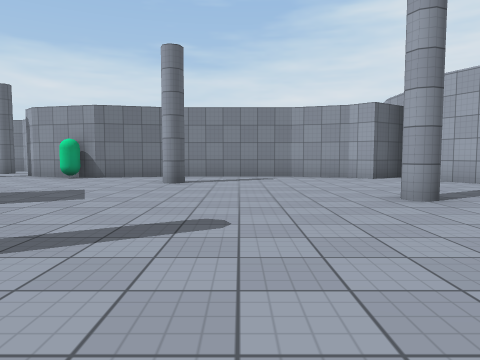
View 1 (above)

17 first-person views from a walk through a 3-D level made in the Unity game engine. The camera is 1.2 m above the floor, tilts 4° down and sees 70° across. The floor is counted in squares, 2 m on a side. Each view is taken from the middle of a square. On the plan, view 1 faces up. The plan holds only what a view shows up to about 10 squares ahead; the rest is blank. The place goes on beyond the plan. The player character is not drawn. Surface patterns are stand-ins for the level's own textures.

View 2
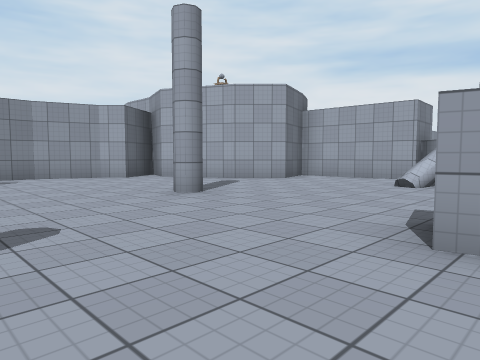

View 3
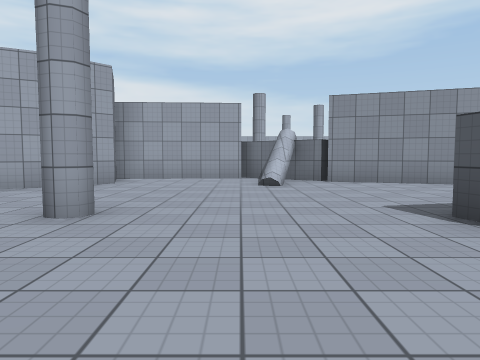

View 4
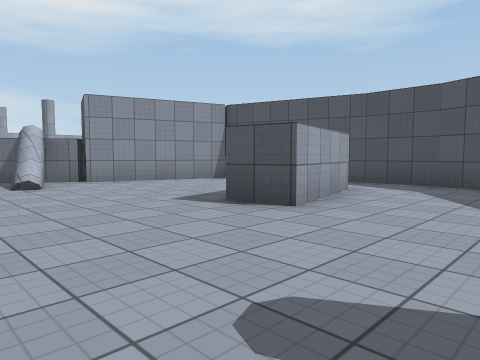

View 5
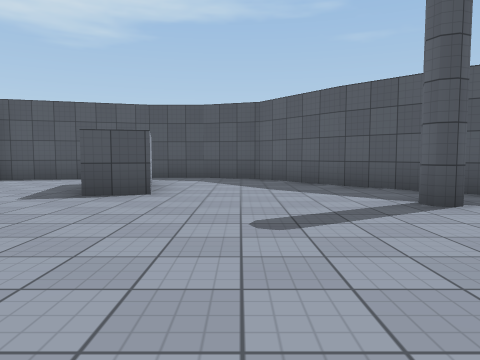

View 6
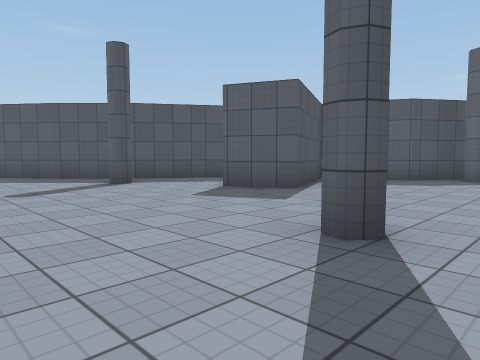

View 7
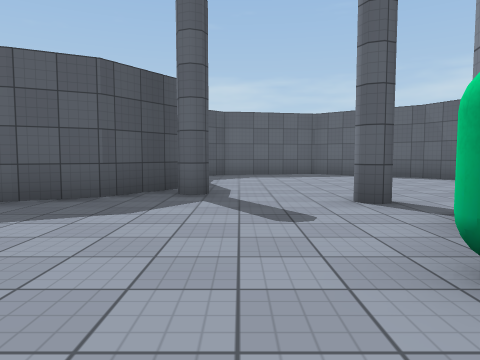

View 8
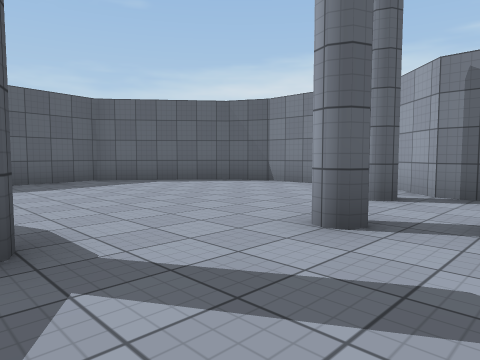

View 9
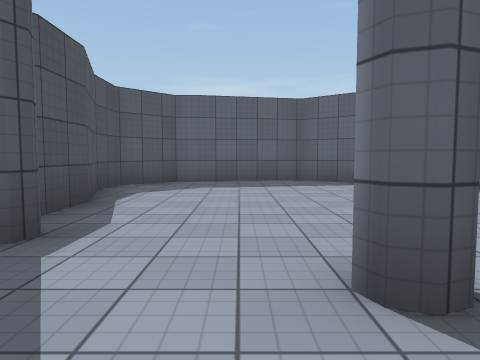

View 10
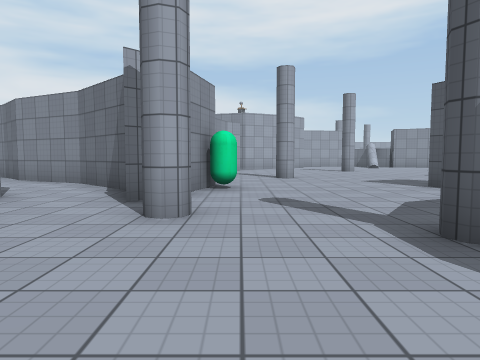

View 11
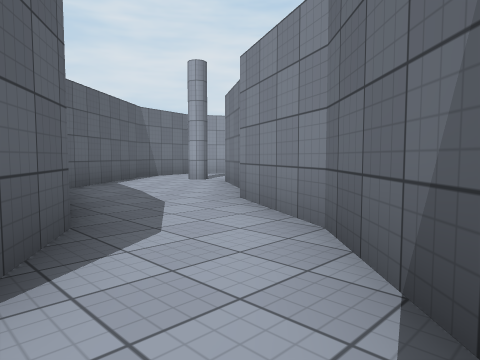

View 12
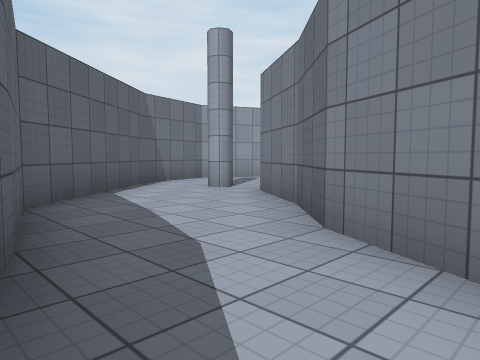

View 13
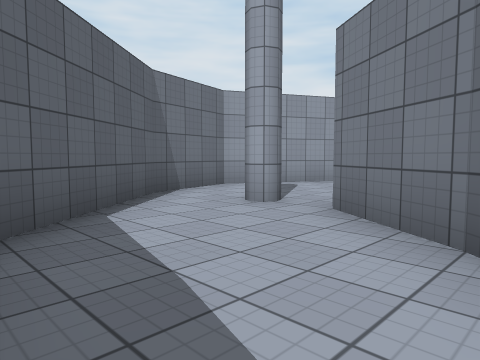

View 14
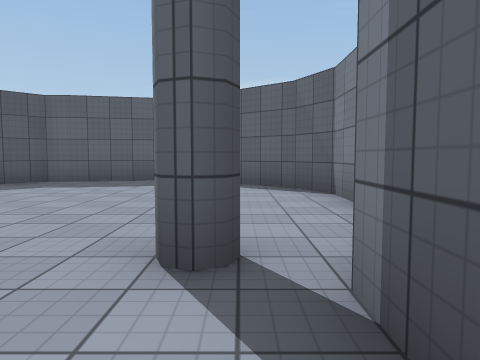

View 15
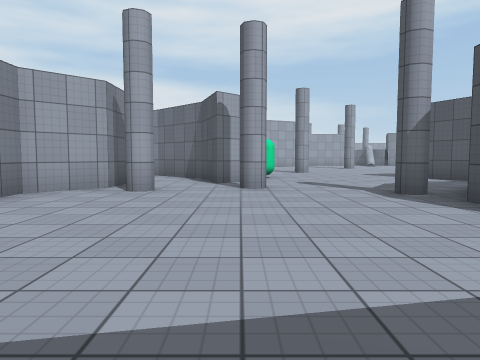

View 16
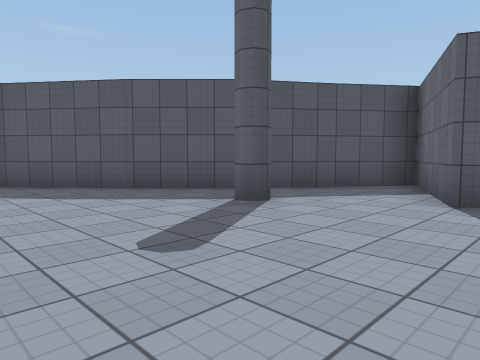

View 17
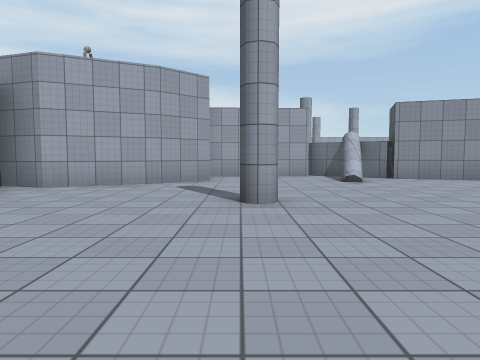

### Floor plan
Key: @ floor where view 1 was taken; # wall or solid block; . floor; / step, stairs or slope; = window, fence, low wall or low ledge; ^ raised ledge; v drop or lower ground; C capsule.
Columns run from 15 left of view 1 to 10 right of it. Each row starts with its distance up from view 1.
 21               ####
 20              ##..###
 19            ##......#
 18            #...#..
 17           ##...#
 16           #...##
 15           #..##
 14   ###### ##..#
 13  ##....###..#
 12  #.....#...##
 11 ##........##
 10 #......#.##########
  9 #.........C........#/
  8 ##...........#....../
  7  #...##............../
  6  #######.............//#
  5        #..##.....#.....##
  4        #####............#
  3         ##..............#v
  2          #..#........=#^
  1          ##...........##
  0            ##..@.#....#
 -1             ##...#....#
 -2              #.......##
 -3               #....###
 -4                #####

Positions as (right, up) in squares from view 1, and headings:
1: (0, 0), facing up
2: (-1, 0), facing up-right
3: (-1, 3), facing right
4: (-1, 4), facing down-right
5: (0, 6), facing down
6: (1, 9), facing down-left
7: (-3, 8), facing left
8: (-6, 7), facing up-left
9: (-6, 9), facing left
10: (-11, 9), facing right
11: (-6, 11), facing up-right
12: (-5, 13), facing up-right
13: (-4, 15), facing up-right
14: (-6, 12), facing left
15: (-14, 10), facing right
16: (1, 5), facing down-left
17: (-2, 5), facing right
